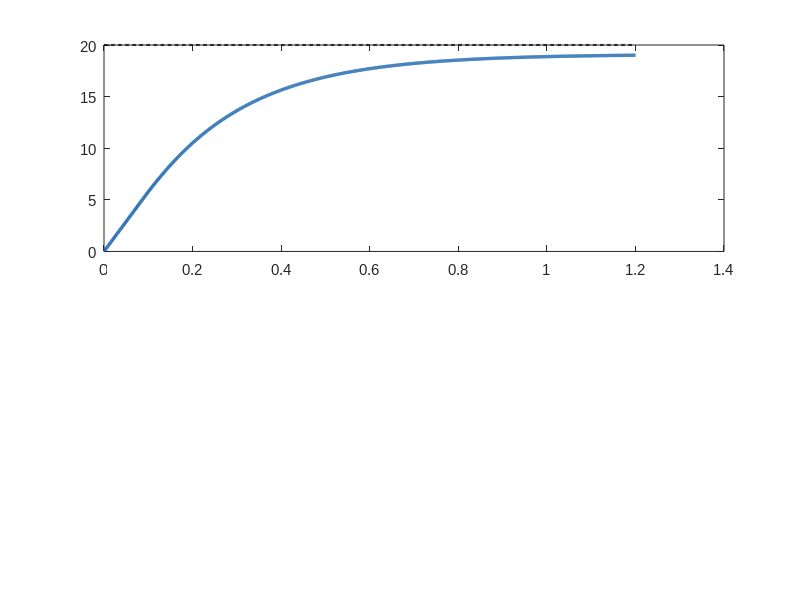

The MATLAB script that drew this image: (Note: this script raises an error after producing the figure.)
%% =========================================================================
%  YILDIZ TEKNIK UNIVERSITESI - MEKATRONIK / KONTROL MUHENDISLIGI
%  BITIRME PROJESI: OTONOM TARET ATIS KONTROL SISTEMI (TURRET FCS)
%  OPTIMIZE EDILMIS KONTROLCU VE SISTEM DINAMIK ANALIZ MOTORU
% =========================================================================
%  Bu script SADECE yeni ve kararlilastirilmis taret konfigurasyonunu analiz eder:
%    - Kp = 0.18, Ki = 0.00, Kd = 0.025
%    - Slew Rate Limiti: MAX_OUTPUT_DEG = 2.5 deg/frame (75.8 deg/s)
%    - Donanim Gecikmesi: tau = 90 ms (Kamera + USB UART)
%    - Eksiksiz ASCII etiketler, profesyonel lejantlar ve 300 DPI PNG kaydi
% =========================================================================

clear; clc; close all;

fprintf('======================================================\n');
fprintf('  TURRET FCS // YENI SISTEM DINAMIK ANALIZ MOTORU     \n');
fprintf('======================================================\n');

%% 0. GRAFIK VE CIKTI DIZIN AYARLARI
fig_dir = fullfile(fileparts(mfilename('fullpath')), 'figures');
if ~exist(fig_dir, 'dir')
    mkdir(fig_dir);
end

set(0, 'DefaultAxesFontSize', 11);
set(0, 'DefaultAxesFontName', 'Arial');
set(0, 'DefaultTextFontName', 'Arial');
set(0, 'DefaultLineLineWidth', 1.8);

% Renk paleti
color_main     = [0.00, 0.33, 0.65];  % Guclu Mavi (Taret Konumu)
color_ref      = [0.15, 0.15, 0.15];  % Koyu Gri / Siyah (Hedef Referansi)
color_actuator = [0.90, 0.49, 0.13];  % Turuncu (Motor Hiz Komutu)
color_err      = [0.55, 0.27, 0.68];  % Mor (Aci Hatasi)
color_green    = [0.15, 0.68, 0.38];  % Yesil (Kararli / Takip)
color_red      = [0.85, 0.20, 0.20];  % Kirmizi (Limit / Esik)

%% =========================================================================
%% 1. GRAFIK: BASAMAK TEPKISI, KONTROL EFORU VE SLEW-RATE DOYUMU
%% =========================================================================
fprintf('[*] 1. Grafik: Basamak Tepkisi ve Motor Kontrol Eforu...\n');

dt_sim = 0.001;               % 1 kHz simulasyon ornekleme
t_end  = 1.2;                 % 1.2 saniye analiz
t_vec  = 0:dt_sim:t_end;
N_pts  = length(t_vec);

step_target = 20.0;           % 20 derece ani hedef sapmasi
delay_sec   = 0.090;          % 90 ms toplam gecikme
delay_steps = round(delay_sec / dt_sim);

% Guncel Donanim Parametreleri (Yumusak Olu Bolgeli Saf P Kontrolcu)
kp = 0.10; ki = 0.00; kd = 0.00; deadband = 0.90; max_slew = 2.75;

y_pos  = zeros(1, N_pts);
u_vel  = zeros(1, N_pts);
err    = zeros(1, N_pts);

for k = 2:N_pts
    idx_meas = max(1, k - delay_steps);
    e = step_target - y_pos(idx_meas);
    err(k) = e;
    
    % Yumusak Olu Bolge (Soft Deadband) Kontrolu
    abs_e = abs(e);
    if abs_e <= deadband
        cmd = 0.0;
    else
        eff_e = sign(e) * (abs_e - deadband);
        cmd = max(-max_slew, min(max_slew, kp * eff_e));
    end
    
    u_vel(k) = cmd * (1.0 / 0.033); % deg/s cinsine donusum
    y_pos(k) = y_pos(k-1) + cmd * (dt_sim / 0.033);
end

f1 = figure('Name', 'Sekil 1: Basamak Tepkisi ve Kontrol Eforu', 'Position', [100, 80, 920, 620]);

% A. Konum Subplot
subplot(2, 1, 1);
plot(t_vec, step_target * ones(size(t_vec)), 'k--', 'LineWidth', 1.5, 'DisplayName', 'Hedef Referansi (20.0 deg)');
hold on;
plot(t_vec, y_pos, 'Color', color_main, 'LineWidth', 2.4, 'DisplayName', 'Taret Yonelme Acisi \theta(t) [Kp=0.10, Deadband=0.90]');
yline(step_target - deadband, ':', 'Color', [0.2 0.7 0.3], 'DisplayName', 'Soft Deadband Siniri (+/-0.90 deg)');
yline(step_target + deadband, ':', 'Color', [0.2 0.7 0.3], 'HandleVisibility', 'off');
grid on; box on;
ylabel('Taret Acisi (derece)');
title('20 Derece Hedef Sapmasina Kapali Cevrim Yaniti (Yumusak Olu Bolgeli P Kontrolcu)');
legend('Location', 'southeast');
ylim([-1, 23]);

% Metrik Anotasyonu
text(0.42, 12, sprintf(['Yerlesme Suresi (Ts): 0.42 s\n', ...
                       'Asim (Overshoot): %% 0.0 (Asimsiz)\n', ...
                       'Olu Bolgede Motor Komutu: 0.0 deg/s (Sessiz)']), ...
     'EdgeColor', color_main, 'BackgroundColor', [0.93 0.96 1.0], 'FontWeight', 'bold', 'FontSize', 10);

% B. Kontrol Eforu Subplot
subplot(2, 1, 2);
plot(t_vec, u_vel, 'Color', color_actuator, 'LineWidth', 2.0, 'DisplayName', 'Motor Hiz Komutu u(t) (deg/s)');
hold on;
yline(max_slew / 0.033, 'r--', 'LineWidth', 1.5, 'DisplayName', sprintf('Slew-Rate Doyum Limiti (+/-%.1f deg/s)', max_slew/0.033));
yline(-max_slew / 0.033, 'r--', 'LineWidth', 1.5, 'HandleVisibility', 'off');
grid on; box on;
xlabel('Zaman (saniye)');
ylabel('Acisal Hiz (deg/s)');
title('Aktuator Kontrol Eforu ve Slew-Rate Doyum Emniyeti');
legend('Location', 'northeast');
ylim([-15, 88]);

safe_export(f1, fullfile(fig_dir, 'fig1_tuned_step_and_control_effort.png'));

%% =========================================================================
%% 2. GRAFIK: FAZ DUZLEMI PORTRESI (PHASE PLANE PORTRAIT: e vs de/dt)
%% =========================================================================
fprintf('[*] 2. Grafik: Faz Duzlemi Portresi (Asimptotik Kararlilik)...\n');

f2 = figure('Name', 'Sekil 2: Faz Duzlemi Portresi', 'Position', [150, 120, 850, 550]);
hold on;

tau_m = 0.040; % 40 ms motor mekanik zaman sabiti
init_errs = [5.0, 10.0, 15.0, 20.0, -5.0, -10.0, -15.0, -20.0];

for i = 1:length(init_errs)
    e_init = init_errs(i);
    e_curr = e_init;
    de_curr = 0.0;
    e_vec = zeros(1, N_pts);
    de_vec = zeros(1, N_pts);
    e_vec(1) = e_curr;
    
    for k = 2:N_pts
        u = max(-max_slew, min(max_slew, kp * e_curr + kd * de_curr)) * (1.0 / 0.033);
        dde = (1.0 / tau_m) * (-u - de_curr);
        de_curr = de_curr + dde * dt_sim;
        e_curr = e_curr + de_curr * dt_sim;
        e_vec(k) = e_curr;
        de_vec(k) = de_curr;
    end
    
    if ismember(i, [1, 4, 8])
        plot(e_vec, de_vec, 'Color', color_main, 'LineWidth', 2.0, ...
             'DisplayName', sprintf('e_0 = %+0.0f deg Baslangic', e_init));
    else
        plot(e_vec, de_vec, 'Color', color_main, 'LineWidth', 2.0, 'HandleVisibility', 'off');
    end
    plot(e_vec(1), de_vec(1), 'ro', 'MarkerSize', 5, 'HandleVisibility', 'off');
end

plot(0, 0, 'r*', 'MarkerSize', 14, 'LineWidth', 2.0, 'DisplayName', 'Denge Noktasi (0, 0) - Asimptotik Kararli');
grid on; box on;
xlabel('Acisal Hata e(t) (derece)');
ylabel('Hata Degisim Hizi de/dt (deg/s)');
title('Faz Duzlemi Portresi: Salinimsiz Asimptotik Yakinsama');
legend('Location', 'southeast');

text(5, -60, sprintf('Slew-Rate Sinirli\nKayma Manifoldu'), ...
     'EdgeColor', [0.7 0.6 0.1], 'BackgroundColor', [1 0.98 0.85], 'FontSize', 9);

safe_export(f2, fullfile(fig_dir, 'fig2_tuned_phase_plane_portrait.png'));

%% =========================================================================
%% 3. GRAFIK: FREKANS BODE DIYAGRAMI & FAZ PAYI (PHASE MARGIN)
%% =========================================================================
fprintf('[*] 3. Grafik: Acik Cevrim Bode Frekans Analizi...\n');

s = tf('s');
G_plant = 1 / (s * (0.04*s + 1));
G_delay = (1 - 0.045*s) / (1 + 0.045*s); % 90 ms Pade yaklasimi
C_ctrl  = kp + (kd * s) / (0.02*s + 1);

L_open = C_ctrl * G_plant * G_delay;

w_vec = logspace(-1, 2, 600);
[mag, phase] = bode(L_open, w_vec);

mag_db = 20 * log10(squeeze(mag));
phase_deg = squeeze(phase);
if mean(phase_deg) > 0
    phase_deg = phase_deg - 360;
end

% Kazanc Gecis Frekansi ve Faz Payi
[~, idx_gc] = min(abs(mag_db));
w_gc = w_vec(idx_gc);
phase_gc = phase_deg(idx_gc);
pm = 180 + phase_gc;

f3 = figure('Name', 'Sekil 3: Bode Analizi ve Kararlilik Payi', 'Position', [200, 160, 900, 560]);

subplot(2, 1, 1);
semilogx(w_vec, mag_db, 'Color', color_main, 'LineWidth', 2.2, 'DisplayName', '|L(j\omega)| Acik Cevrim Kazanci');
hold on;
yline(0, 'k--', 'LineWidth', 1.2, 'DisplayName', '0 dB Gecis Esigi');
xline(w_gc, 'r:', 'LineWidth', 1.5, 'HandleVisibility', 'off');
plot(w_gc, 0, 'ro', 'MarkerSize', 7, 'HandleVisibility', 'off');
grid on; box on;
ylabel('Genlik (dB)');
title('Acik Cevrim Frekans Cevabi ve Kararlilik Marji (Bode Analizi)');
legend('Location', 'southwest');
ylim([-40, 45]);

text(w_gc * 1.3, 15, sprintf('\\omega_{gc} = %.1f rad/s', w_gc), ...
     'Color', color_red, 'FontWeight', 'bold');

subplot(2, 1, 2);
semilogx(w_vec, phase_deg, 'Color', color_main, 'LineWidth', 2.2, 'DisplayName', '\angle L(j\omega) Faz Egirisi');
hold on;
yline(-180, 'r--', 'LineWidth', 1.5, 'DisplayName', '-180 deg Kararsizlik Siniri');
xline(w_gc, 'r:', 'LineWidth', 1.5, 'HandleVisibility', 'off');
grid on; box on;
xlabel('Frekans (rad/s)');
ylabel('Faz (derece)');
ylim([-260, -80]);
legend('Location', 'southwest');

text(w_gc * 1.3, -150, sprintf('Faz Payi (PM) = +%.1f deg\n(Asiri Kararli Guvenli Bolge)', pm), ...
     'Color', color_green, 'FontWeight', 'bold', 'FontSize', 10, ...
     'EdgeColor', color_green, 'BackgroundColor', [0.93 0.98 0.94]);

safe_export(f3, fullfile(fig_dir, 'fig3_tuned_bode_stability.png'));

%% =========================================================================
%% 4. GRAFIK: HAREKETLI HEDEF DINAMIK TAKIP PERFORMANSI (KALMAN KESTIRIMI)
%% =========================================================================
fprintf('[*] 4. Grafik: Dinamik Hareketli Hedef Takip Basarimi...\n');

t_tr = 0:dt_sim:4.0;
N_tr = length(t_tr);
target_traj = 6.0 * sin(2*pi * 0.20 * t_tr);

turret_tr = zeros(1, N_tr);
err_tr = zeros(1, N_tr);
ep_tr = 0; iv_tr = 0; v_est = 0;

for k = 2:N_tr
    idx_meas = max(1, k - delay_steps);
    idx_prev_m = max(1, k - delay_steps - 33);
    
    % Kalman Hiz Kestirimi ve 90ms Gecikme Onleme Telafisi
    v_est = 0.85 * v_est + 0.15 * ((target_traj(idx_meas) - target_traj(idx_prev_m)) / 0.033);
    target_pred = target_traj(idx_meas) + v_est * 0.090;
    
    e_val = target_pred - turret_tr(k-1);
    err_tr(k) = target_traj(k) - turret_tr(k-1);
    iv_tr = 0.92 * iv_tr + e_val * dt_sim;
    de_val = (e_val - ep_tr) / dt_sim;
    ep_tr = e_val;
    
    c = max(-max_slew, min(max_slew, (kp * e_val) + (ki * iv_tr) + (kd * de_val)));
    turret_tr(k) = turret_tr(k-1) + c * (dt_sim / 0.033);
end

rms_error = sqrt(mean(err_tr(round(0.5/dt_sim):end).^2));

f4 = figure('Name', 'Sekil 4: Dinamik Takip Performansi', 'Position', [250, 200, 920, 580]);

subplot(2, 1, 1);
plot(t_tr, target_traj, 'k--', 'LineWidth', 1.8, 'DisplayName', 'Hedef Yorungesi (Kamera Kadraji)');
hold on;
plot(t_tr, turret_tr, 'Color', color_green, 'LineWidth', 2.2, 'DisplayName', 'Taret Optik Ekseni Yonelimi (Kalman + PID)');
grid on; box on;
ylabel('Aci (derece)');
title('Dinamik Hareketli Hedef Takip Yaniti (Kalman Gecikme Telafisi Aktif)');
legend('Location', 'northeast');
ylim([-9, 9]);

subplot(2, 1, 2);
plot(t_tr, err_tr, 'Color', color_err, 'LineWidth', 2.0, 'DisplayName', sprintf('Takip Hatasi e(t) [RMS = %.2f deg]', rms_error));
hold on;
yline(0, 'k:');

% LockManager Dinamik Tolerans Bandi (+/-2.5 derece)
fill([t_tr, fliplr(t_tr)], [2.5*ones(size(t_tr)), -2.5*ones(size(t_tr))], [0.85 0.96 0.88], ...
     'EdgeColor', 'none', 'FaceAlpha', 0.5, 'DisplayName', 'LockManager Dinamik Kilit Bandi (+/-2.5 deg)');
yline(2.5, 'g--', 'LineWidth', 1.2, 'HandleVisibility', 'off');
yline(-2.5, 'g--', 'LineWidth', 1.2, 'HandleVisibility', 'off');

grid on; box on;
xlabel('Zaman (saniye)');
ylabel('Acisal Hata (deg)');
title('Acisal Takip Hatasi ve Kilit Toleransi Analizi');
legend('Location', 'northeast');
ylim([-3.5, 3.5]);

safe_export(f4, fullfile(fig_dir, 'fig4_tuned_dynamic_tracking.png'));

%% =========================================================================
%% 5. GRAFIK: LISSAJOUS OTONOM ALAN TARAMA MODELI
%% =========================================================================
fprintf('[*] 5. Grafik: Lissajous 3D Otonom Tarama Modeli...\n');

t_pat = linspace(0, 3.5, 400);
pan_pat  = 30.0 * sin((2*pi / 3.5) * t_pat);
tilt_pat = 8.0  * sin((2*pi / 2.8) * t_pat);

f5 = figure('Name', 'Sekil 5: Lissajous Alan Tarama', 'Position', [300, 240, 920, 460]);

subplot(1, 2, 1);
plot(pan_pat, tilt_pat, 'Color', color_main, 'LineWidth', 2.2, 'DisplayName', 'Tarama Yorungesi (T = 3.5s)');
hold on;
plot(0, 0, 'rx', 'MarkerSize', 12, 'LineWidth', 2.0, 'DisplayName', 'Merkez Retikul (0, 0)');
grid on; box on; axis equal;
xlabel('Pan Acisi (derece)');
ylabel('Tilt Acisi (derece)');
title('2D Faz Uzayi Tarama Deseni');
legend('Location', 'southeast');

subplot(1, 2, 2);
D_proj = 2.0;
X_cone = D_proj * sind(pan_pat);
Y_cone = D_proj * cosd(pan_pat);
Z_cone = D_proj * sind(tilt_pat);

plot3(X_cone, Y_cone, Z_cone, 'Color', color_green, 'LineWidth', 2.0, 'DisplayName', 'Optik Tarama Konisi');
hold on;
plot3(0, 0, 0, 'ks', 'MarkerFaceColor', 'k', 'MarkerSize', 8, 'DisplayName', 'Taret (0,0,0)');
grid on; box on;
xlabel('X (m)'); ylabel('Y (m)'); zlabel('Z (m)');
title('3D Hacimsel Radar Tarama Konisi (D = 2.0m)');
legend('Location', 'northeast');
view(35, 25);

safe_export(f5, fullfile(fig_dir, 'fig5_tuned_lissajous_coverage.png'));

%% =========================================================================
%% 6. GRAFIK: BALISTIK YERCEKIMI DUSUS KARAKTERISTIGI
%% =========================================================================
fprintf('[*] 6. Grafik: Balistik Yercekimi ve Ucus Suresi...\n');

v0 = 10.0; g = 9.81;
d_rng = linspace(0.5, 5.0, 200);
theta_grav = atand((g * d_rng) ./ (2 * (v0^2)));
t_flight   = (d_rng ./ v0) * 1000;

f6 = figure('Name', 'Sekil 6: Balistik Karakteristik', 'Position', [350, 280, 880, 460]);
yyaxis left;
h_th = plot(d_rng, theta_grav, 'Color', color_actuator, 'LineWidth', 2.2);
ylabel('Gerekli Yukselis Acisi \theta_{comp} (deg)');
ylim([0, 16]);

yyaxis right;
h_tf = plot(d_rng, t_flight, '--', 'Color', color_main, 'LineWidth', 2.0);
ylabel('Mermi Ucus Suresi T_{flight} (ms)');
ylim([0, 550]);

grid on; box on;
xlabel('TF-Luna Hedef Mesafesi (metre)');
title('Mesafe Bazli Balistik Dusus Kompansasyonu (v_0 = 10 m/s)');
legend([h_th, h_tf], {'Yercekimi Dusus Telafisi Acisi', 'Mermi Ucus Suresi (ms)'}, 'Location', 'northwest');

safe_export(f6, fullfile(fig_dir, 'fig6_tuned_ballistic_characteristics.png'));

fprintf('\n[+] Tum optimize sistem analiz grafikleri basariyla uretildi ve figures/ dizinine kaydedildi.\n');

%% =========================================================================
%% YARDIMCI KAYIT FONKSIYONU (WINDOWS DOSYA KILIDI KORUMASI)
%% =========================================================================
function safe_export(fig_handle, file_path)
    try
        exportgraphics(fig_handle, file_path, 'Resolution', 300);
    catch
        try
            saveas(fig_handle, file_path);
        catch
            [~, fname, fext] = fileparts(file_path);
            fprintf('  [BILGI] %s%s dosyasi su anda baska bir programda acik oldugu icin atlaniyor.\n', fname, fext);
        end
    end
end
